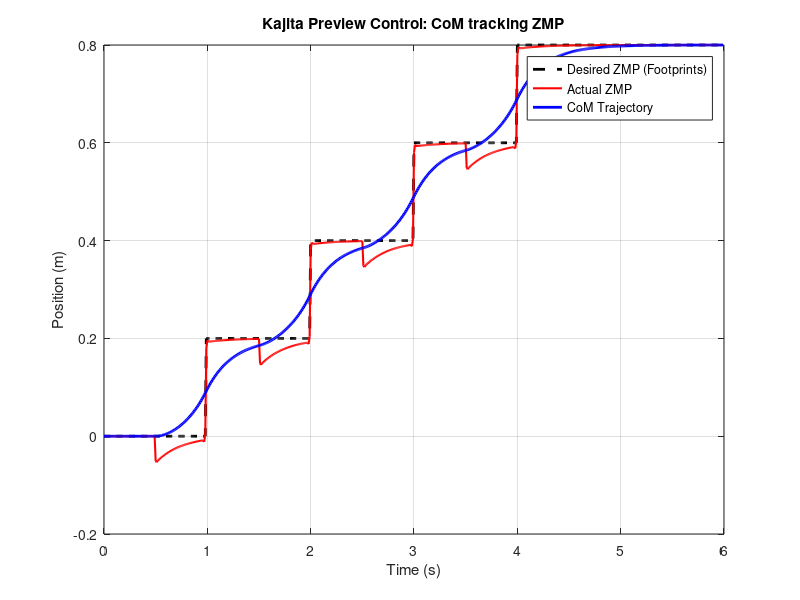

Here is the MATLAB script that generated this plot:
% ==========================================
% 3D-LIPM ZMP Preview Control (X-Axis)
% ==========================================

%% 1. System Parameters
zc = 0.6;           % CoM constant height (meters)
g = 9.81;           % Gravity (m/s^2)
Ts = 0.01;          % Control loop sample time (100 Hz)
preview_time = 0.5; % How far ahead to look (seconds)
N = round(preview_time / Ts); % Number of preview steps

% 2. Discrete State-Space Matrices
A = [1, Ts, Ts^2/2; 
     0, 1,  Ts; 
     0, 0,  1];
 
B = [Ts^3/6; 
     Ts^2/2; 
     Ts];
 
C = [1, 0, -zc/g];

%% 3. Augmented System for Tracking Error
% We augment the state with the ZMP tracking error
C_A = C * A;
C_B = C * B;

A_tilde = [1,   C_A; 
           zeros(3,1), A];
       
B_tilde = [C_B; 
           B];
       
I_tilde = [1; 0; 0; 0]; 

% 4. LQR Cost Weights
Q_error = 1e8;      % Penalty on ZMP tracking error (make this high)
R = 1.0;            % Penalty on control effort (jerk)
Q = blkdiag(Q_error, 0, 0, 0);

% 5. Solve Discrete Algebraic Riccati Equation (DARE)
[P, ~, K_tilde] = dare(A_tilde, B_tilde, Q, R);

% Extract Integral Gain (Gi) and State Feedback Gain (Gx)
Gi = K_tilde(1);
Gx = K_tilde(2:4);

% 6. Calculate Preview Feedforward Gains (f)
Ac = A_tilde - B_tilde * K_tilde;
f = zeros(1, N);
for j = 1:N
    % Gain decays as it looks further into the future
    f(j) = (R + B_tilde' * P * B_tilde)^(-1) * B_tilde' * (Ac')^(j-1) * P * I_tilde;
end

% 7. Generate a Dummy ZMP Reference Trajectory (Footsteps)
sim_time = 6; % seconds
steps = sim_time / Ts;
pref = zeros(1, steps + N); 

% Simple step pattern: stance for 1s, step 20cm, stance for 1s, etc.
pref(100:200) = 0.2;
pref(201:300) = 0.4;
pref(301:400) = 0.6;
pref(401:end) = 0.8;

% 8. Simulation Loop
X = [0; 0; 0]; % Initial CoM state [pos; vel; acc]
com_pos = zeros(1, steps);
zmp_actual = zeros(1, steps);
error_sum = 0;

for k = 1:steps
    % Current ZMP
    p = C * X;
    zmp_actual(k) = p;
    com_pos(k) = X(1);
    
    % Tracking Error
    e = p - pref(k);
    error_sum = error_sum + e;
    
    % Calculate Preview Feedforward component
    preview_term = 0;
    for j = 1:N
        preview_term = preview_term + f(j) * pref(k + j);
    end
    
    % Control Law: Jerk command
    u = -Gi * error_sum - Gx * X + preview_term;
    
    % Update State
    X = A * X + B * u;
end

% 9. Plotting Results
time = (0:steps-1) * Ts;
figure;
plot(time, pref(1:steps), 'k--', 'LineWidth', 2); hold on;
plot(time, zmp_actual, 'r', 'LineWidth', 1.5);
plot(time, com_pos, 'b', 'LineWidth', 2);
grid on;
legend('Desired ZMP (Footprints)', 'Actual ZMP', 'CoM Trajectory');
xlabel('Time (s)');
ylabel('Position (m)');
title('Kajita Preview Control: CoM tracking ZMP');
